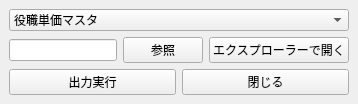
<?xml version="1.0" encoding="UTF-8"?>
<ui version="4.0">
 <class>MasterExportWindow</class>
 <widget class="QMainWindow" name="MasterExportWindow">
  <property name="windowTitle"><string>マスタ出力</string></property>
  <widget class="QWidget" name="centralwidget">
   <layout class="QVBoxLayout" name="mainLayout">
    <item><widget class="QComboBox" name="exportTargetComboBox"><item><property name="text"><string>役職単価マスタ</string></property></item><item><property name="text"><string>表示用データ</string></property></item><item><property name="text"><string>取込テンプレート</string></property></item></widget></item>
    <item><layout class="QHBoxLayout" name="folderLayout"><item><widget class="QLineEdit" name="exportFolderLineEdit"/></item><item><widget class="QPushButton" name="browseButton"><property name="text"><string>参照</string></property></widget></item><item><widget class="QPushButton" name="openExplorerButton"><property name="text"><string>エクスプローラーで開く</string></property></widget></item></layout></item>
    <item><layout class="QHBoxLayout" name="buttonLayout"><item><widget class="QPushButton" name="exportButton"><property name="text"><string>出力実行</string></property></widget></item><item><widget class="QPushButton" name="closeButton"><property name="text"><string>閉じる</string></property></widget></item></layout></item>
   </layout>
  </widget>
 </widget>
 <resources/>
 <connections/>
</ui>
